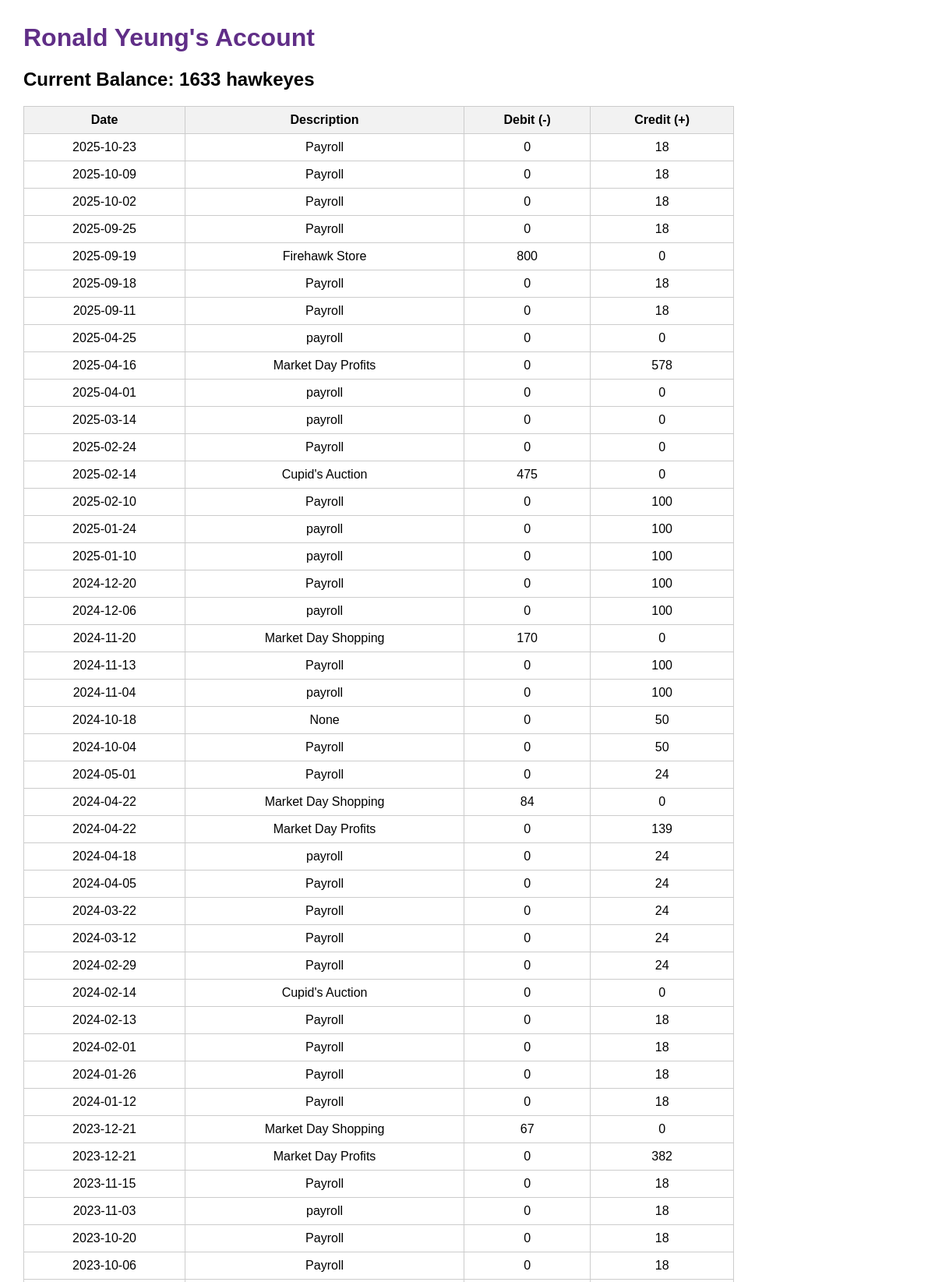
Page /student/dashboard (signed in, upper part) on the committed database.
### tables this page shows
CREATE TABLE "students"(id INTEGER PRIMARY KEY, name TEXT, grade INTEGER, password TEXT, default_payroll INTEGER, code INTEGER DEFAULT 0);

CREATE TABLE "transactions" ( id INTEGER PRIMARY KEY, student_id INTEGER, date TEXT, description TEXT, debit INTEGER, credit INTEGER);

### app.py (the view)
@app.route("/student/dashboard")
def student_dashboard():
    if session.get("user_type") != "student":
        return redirect(url_for("login"))
    student_id = session["user_id"]
    conn = get_db_connection()
    student = conn.execute("SELECT * FROM students WHERE id = ?", (student_id,)).fetchone()
    transactions = conn.execute(
        "SELECT * FROM transactions WHERE student_id = ? ORDER BY date", (student_id,)
    ).fetchall()
    conn.close()
    balance_amount = calculate_balance(transactions)
    return render_template(
        "student_view.html",
        student=student,
        transactions=transactions,
        balance=balance_amount
    )

### app.py (called while the page is built)
def get_db_connection():
    conn = sqlite3.connect("hawkeyes.db", check_same_thread=False)
    conn.row_factory = sqlite3.Row
    return conn

def calculate_balance(transactions):
    balance = sum(t["credit"] for t in transactions) - sum(t["debit"] for t in transactions)
    return balance

### templates/student_view.html (shortened to what this page needs)
<!DOCTYPE html>
<html>
<head>
</head>
<body>
    <h1>{{ student['name'] }}'s Account</h1>
    <h2 class="balance">Current Balance: {{ balance }} hawkeyes</h2>
    <table>
        <tr>
            <th>Date</th>
            <th>Description</th>
            <th>Debit (-)</th>
            <th>Credit (+)</th>
        </tr>
        {% for t in transactions|sort(attribute='date', reverse=true) %}
        <tr>
            <td>{{ t['date'] }}</td>
            <td>{{ t['description'] }}</td>
            <td>{{ t['debit'] }}</td>
            <td>{{ t['credit'] }}</td>
        </tr>
        {% endfor %}
    </table>
</body>
</html>

### templates/student_view.html (style rules this page uses)
body { font-family: Arial, sans-serif; margin: 30px; }
h1 { color: #602e87; }
table { border-collapse: collapse; width: 80%; margin-top: 20px; margin-bottom: 20px; }
th, td { border: 1px solid #ccc; padding: 8px; text-align: center; }
th { background-color: #f2f2f2; }
.balance { font-weight: bold; margin-top: 15px; }

### rows in the picture
students: name "Ronald Yeung"
transactions: date "2025-10-23", description "Payroll", debit "0", credit "18"
transactions: date "2025-10-09", description "Payroll", debit "0", credit "18"
transactions: date "2025-10-02", description "Payroll", debit "0", credit "18"
transactions: date "2025-09-25", description "Payroll", debit "0", credit "18"
transactions: date "2025-09-19", description "Firehawk Store", debit "800", credit "0"
transactions: date "2025-09-18", description "Payroll", debit "0", credit "18"
transactions: date "2025-09-11", description "Payroll", debit "0", credit "18"
transactions: date "2025-04-25", description "payroll", debit "0", credit "0"
transactions: date "2025-04-16", description "Market Day Profits", debit "0", credit "578"
transactions: date "2025-04-01", description "payroll", debit "0", credit "0"
transactions: date "2025-03-14", description "payroll", debit "0", credit "0"
transactions: date "2025-02-24", description "Payroll", debit "0", credit "0"
transactions: date "2025-02-14", description "Cupid's Auction", debit "475", credit "0"
transactions: date "2025-02-10", description "Payroll", debit "0", credit "100"
transactions: date "2025-01-24", description "payroll", debit "0", credit "100"
transactions: date "2025-01-10", description "payroll", debit "0", credit "100"
transactions: date "2024-12-20", description "Payroll", debit "0", credit "100"
transactions: date "2024-12-06", description "payroll", debit "0", credit "100"
transactions: date "2024-11-20", description "Market Day Shopping", debit "170", credit "0"
transactions: date "2024-11-13", description "Payroll", debit "0", credit "100"
transactions: date "2024-11-04", description "payroll", debit "0", credit "100"
transactions: date "2024-10-18", description "None", debit "0", credit "50"
transactions: date "2024-10-04", description "Payroll", debit "0", credit "50"
transactions: date "2024-05-01", description "Payroll", debit "0", credit "24"
transactions: date "2024-04-22", description "Market Day Shopping", debit "84", credit "0"
transactions: date "2024-04-22", description "Market Day Profits", debit "0", credit "139"
transactions: date "2024-04-18", description "payroll", debit "0", credit "24"
transactions: date "2024-04-05", description "Payroll", debit "0", credit "24"
transactions: date "2024-03-22", description "Payroll", debit "0", credit "24"
transactions: date "2024-03-12", description "Payroll", debit "0", credit "24"
transactions: date "2024-02-29", description "Payroll", debit "0", credit "24"
transactions: date "2024-02-14", description "Cupid's Auction", debit "0", credit "0"
transactions: date "2024-02-13", description "Payroll", debit "0", credit "18"
transactions: date "2024-02-01", description "Payroll", debit "0", credit "18"
transactions: date "2024-01-26", description "Payroll", debit "0", credit "18"
transactions: date "2024-01-12", description "Payroll", debit "0", credit "18"
transactions: date "2023-12-21", description "Market Day Shopping", debit "67", credit "0"
transactions: date "2023-12-21", description "Market Day Profits", debit "0", credit "382"
transactions: date "2023-11-15", description "Payroll", debit "0", credit "18"
transactions: date "2023-11-03", description "payroll", debit "0", credit "18"
transactions: date "2023-10-20", description "Payroll", debit "0", credit "18"
transactions: date "2023-10-06", description "Payroll", debit "0", credit "18"

### other values in the picture
{{ balance }} "1633"
